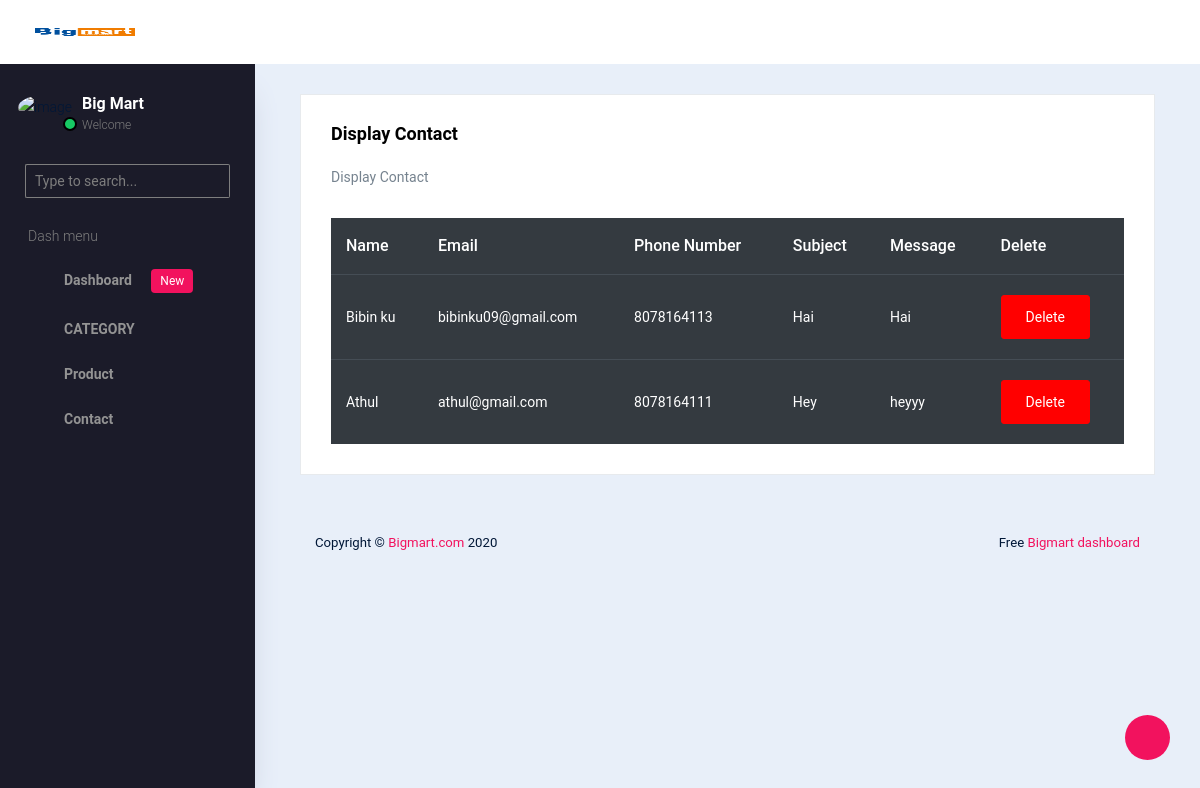
The app's page /BackEnd/displaycontact/ with its own data.
### WebApp/models.py (models this page shows)
class ContactDB(models.Model):
    name=models.CharField(max_length=100,null=True,blank=True)
    email=models.EmailField(max_length=100,null=True,blank=True)
    phone=models.IntegerField(null=True,blank=True)
    subject=models.CharField(max_length=200,null=True,blank=True)
    message=models.CharField(max_length=500,null=True,blank=True)

### BackEnd/views.py (the view)
# urls.py: path('displaycontact/',views.displaycontact,name="displaycontact"),
def displaycontact(req):
    data=ContactDB.objects.all()
    return render(req,"Displaycontact.html",{'data':data})

### BackEnd/templates/Displaycontact.html (shortened to what this page needs)
<!DOCTYPE html>
<html lang="en">
{% extends 'index.html' %}
{% block content %}
<head>
</head>
<body>
<div class="col-lg-12 grid-margin stretch-card">
              <div class="card">
                <div class="card-body">
                  <h4 class="card-title">Display Contact</h4>
                  <p class="card-description">
                    Display Contact <code></code>
                  </p>
                  <div class="table-responsive pt-3">
                    <table class="table table-dark">
                      <thead>
                        <tr>
                          <th>
                            Name
                          </th>
                          <th>
                            Email
                          </th>
                          <th>
                            Phone Number
                          </th>
                          <th>
                            Subject
                          </th>
                          <th>
                           Message
                          </th>
                          <th>
                            Delete
                          </th>
                        </tr>
                      </thead>
                      <tbody>
                        <tr>
                          {% for i in data %}
                          <td>
                            {{i.name}}
                          </td>
                          <td>
                            {{i.email}}
                          </td>
                          <td>
                            {{i.phone}}
                          </td>
                          <td>
                            {{i.subject}}
                          </td>
                          <td>
                            {{i.message}}
                          </td>
                          <td>
                            <a href="{% url 'deletecontact' CONid=i.id %}">
                              <button class="btn btn-danger">Delete</button>
                            </a>
                          </td>
                        </tr>
                      {% endfor %}
                      </tbody>
                    </table>
                  </div>
                </div>
              </div>
            </div>
</body>
</html>
{% endblock %}

### records on screen
ContactDB: name "Bibin ku", email "bibinku09@gmail.com", phone "8078164113", subject "Hai", message "Hai"
ContactDB: name "Athul", email "athul@gmail.com", phone "8078164111", subject "Hey", message "heyyy"
